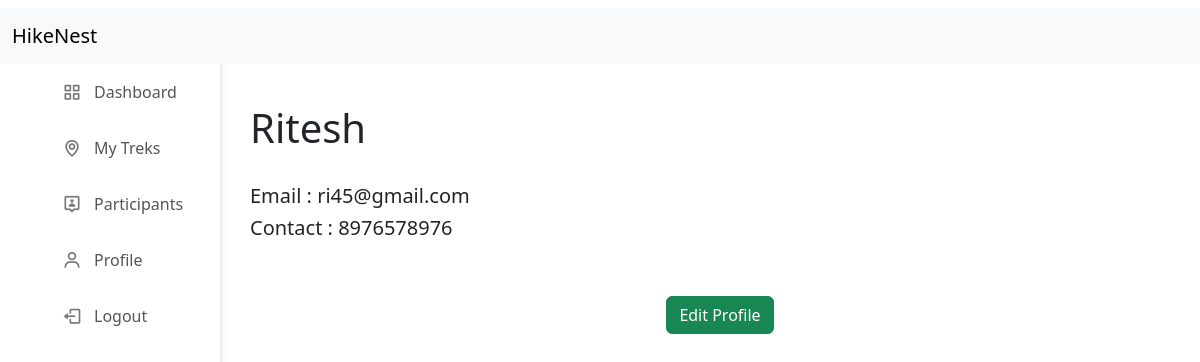
Page /staff_profile/1 on the committed database.
### application/models.py (models this page shows)
class Staff(db.Model):
    __tablename__ = 'staff'
    id = db.Column(db.Integer(), primary_key = True, autoincrement = True)
    name = db.Column(db.String(),  nullable = False)
    email = db.Column(db.String(), unique = True, nullable = False)
    phone = db.Column(db.String(10), unique = True, nullable = False)
    password = db.Column(db.String(), nullable = False)
    status = db.Column(db.String(),  nullable = False, default= "Pending")
    treks = db.relationship("Trek", backref = "staff")

### application/controllers.py (the view)
@app.route("/staff_profile/<int:staff_id>")
def staff_profile(staff_id):
    this_staff = Staff.query.filter_by(id = staff_id).first()
    return render_template("staff_profile.html", this_staff = this_staff)

### templates/staff_profile.html (shortened to what this page needs)
<!DOCTYPE html>
<html>
    <head>
        <link rel="stylesheet" href="/static/dashboard.css">
        <link href="https://cdn.jsdelivr.net/npm/bootstrap@5.3.8/dist/css/bootstrap.min.css" rel="stylesheet">
        <link rel="stylesheet" href="https://cdn.jsdelivr.net/npm/boxicons@latest/css/boxicons.min.css">
    </head>
    <body>
        <div class="sidebar">
            <ul class="nav-links">
                <li><a href="/staff_dashboard/{{this_staff.id}}"><i class="bx bx-grid-alt"></i> Dashboard</a></li>
                <li><a href="/staff_trek/{{this_staff.id}}"><i class="bx bx-map"></i>My Treks</a></li>
                <li><a href="/staff_participants/{{this_staff.id}}"><i class="bx bx-user-pin"></i>Participants</a></li>
                <li><a href="/staff_profile/{{this_staff.id}}"><i class="bx bx-user"></i>Profile</a></li>
                <li><a href="/logout" class="logout"><i class="bx bx-log-out"></i> Logout</a></li>
            </ul>
        </div>
        <div class="navbar" style = "position : fixed;">
            <nav class="navbar bg-body-tertiary" >
                <div class="container-fluid">
                    <a class="navbar-brand">HikeNest</a>
                </div>
            </nav>
        </div><br>
        <div class = "canvas" >
            <h1>{{this_staff.name}}</h1><br>
            <h5>Email : {{this_staff.email}}</h5>
            <h5>Contact : {{this_staff.phone}}</h5><br><br>
            <div class="text-center">
                <a href = "/staff_edit_profile/{{this_staff.id}}" class="btn btn-success" >Edit Profile</a>
            </div>
        </div>
    </body>
</html>

### static/dashboard.css (style rules this page uses)
* { margin: 0; padding: 0; box-sizing: border-box; }
body { background-color: #f4f5f7; }
.sidebar { margin-top: 50px; position: fixed; top: 0; left: 0; height: 100%; width: 220px; background-color: #ffffff; box-shadow: 2px 0px 5px rgba(0,0,0,0.1); padding: 20px; }
.nav-links { list-style: none; }
.nav-links li { margin-bottom: 12px; }
.nav-links li a { display: flex; align-items: center; text-decoration: none; color: #555555; font-size: 16px; padding: 10px; border-radius: 6px; }
.nav-links li a i { font-size: 20px; margin-right: 12px; color: #777777; }
.navbar { top: 0; margin-top: 0px; width: 100%; position:fixed; text-decoration: none; }
.canvas { overflow: auto; margin-left: 240px; margin-top: 70px; margin-right: 20px; padding: 10px; width:calc(100% - 240px); height:calc(100vh - 70px); }

### rows in the picture
Staff: name "Ritesh", email "ri45@gmail.com", phone "8976578976"
